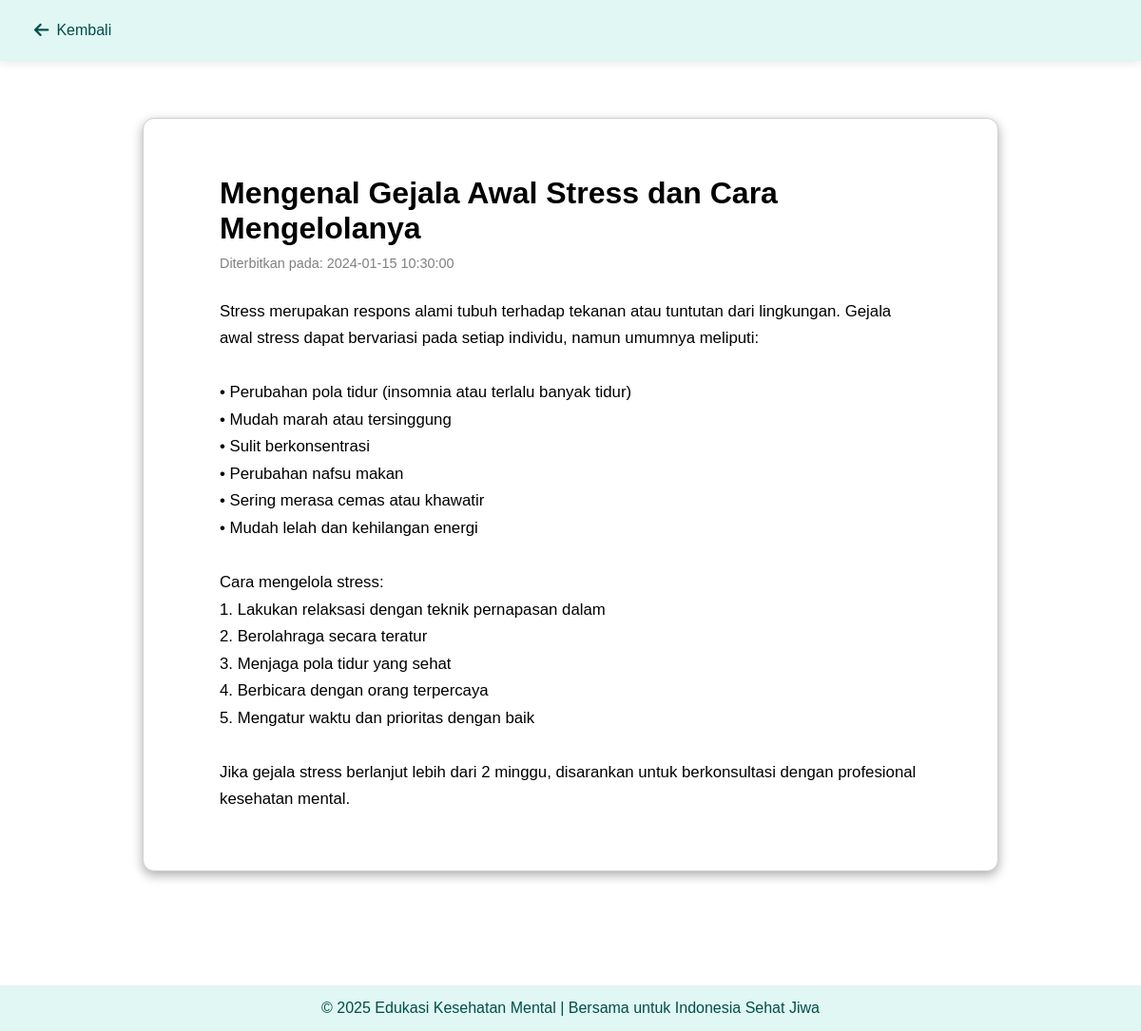
Screenshot of /archive/test.php?id=3 with the database file from the repository.
### tables this page shows
CREATE TABLE `artikel` (
  `artikel_id` int(11) NOT NULL,
  `dokter_id` int(11) DEFAULT NULL,
  `judul` varchar(200) DEFAULT NULL,
  `isi` longtext DEFAULT NULL,
  `tanggal` datetime DEFAULT NULL
);

### archive/test.php (the view, shortened to what this page needs)
 <?php
include 'connection.php';
$artikel_id = $_GET['id'];
$query = mysqli_query($conn, "SELECT * FROM artikel WHERE artikel_id = $artikel_id");
$data = mysqli_fetch_array($query);
?>
<!DOCTYPE html>
<html lang="id">
<head>
    <link rel="stylesheet" href="asset/css/style.css">
    <link rel="stylesheet" href="https://cdnjs.cloudflare.com/ajax/libs/font-awesome/6.4.0/css/all.min.css">
</head>
<body>
    <header class="detail-header">
        <nav class="navbar-simple">
            <a href="edukasi.php" class="back-button">
                <i class="fas fa-arrow-left"></i>
                <span>Kembali</span>
            </a>
        </nav>
    </header>
    <main class="artikel-detail">
        <div class="artikel-container">
            <h1><?= $data['judul'] ?></h1>
            <p class="tanggal">Diterbitkan pada: <?= $data['tanggal'] ?></p>
            <div class="isi-artikel">
                <?= $data['isi'] ?>
            </div>
        </div>
    </main>
    <footer>
        <p>© 2025 Edukasi Kesehatan Mental | Bersama untuk Indonesia Sehat Jiwa</p>
    </footer>
</body>
</html>

### asset/css/style.css (style rules this page uses)
* { margin: 0; padding: 0; box-sizing: border-box; font-family: "Poppins", sans-serif; }
header { background-color: #e0f7f4; box-shadow: 0 2px 5px rgba(0, 0, 0, 0.1); justify-content: right; }
.artikel-container { padding: 60px 80px; background: #fff; margin: 40px auto; max-width: 900px; border-radius: 12px; border: 1px solid #cfcfcf; box-shadow: 0 4px 12px rgba(0, 0, 0, 0.329); }
.artikel-detail { min-height: 440px; padding: 20px; }
.artikel-container h1 { font-size: 2rem; margin-bottom: 10px; }
.artikel-container .tanggal { color: gray; font-size: 0.9rem; }
.isi-artikel { line-height: 1.7; font-size: 1.05rem; white-space: pre-line; }
.detail-header { background-color: #e0f7f4; box-shadow: 0 2px 10px rgba(0, 0, 0, 0.1); position: sticky; top: 0; z-index: 1000; }
.navbar-simple { display: flex; align-items: center; padding: 15px 20px; max-width: 1200px; margin: 0 auto; }
.back-button { display: flex; align-items: center; gap: 8px; text-decoration: none; color: #004d47; font-weight: 500; padding: 8px 16px; border-radius: 6px; transition: all 0.3s ease; }
.back-button i { font-size: 1.1rem; }
.back-button span { font-size: 1rem; }
footer { background-color: #e0f7f4; color: #004d47; text-align: center; padding: 15px; margin-top: 60px; }

### rows the page displays
artikel: judul "Mengenal Gejala Awal Stress dan Cara Mengelolanya", tanggal "2024-01-15 10:30:00", isi "Stress merupakan respons alami tubuh terhadap tekanan atau tuntutan dari lingkungan. Gejala awal stress dapat bervariasi pada setiap individu, namun umumnya meliputi: • Perubahan pola tidur (insomnia atau terlalu banyak tidur) • Mudah marah atau tersinggung • Sulit berkonsentrasi • Perubahan nafsu makan • Sering merasa cemas atau khawatir • Mudah lelah dan kehilangan energi Cara mengelola stress: 1. Lakukan relaksasi dengan teknik pernapasan dalam 2. Berolahraga secara teratur 3. Menjaga pola tidur yang sehat 4. Berbicara dengan orang terpercaya 5. Mengatur waktu dan prioritas dengan baik Jika gejala stress berlanjut lebih dari 2 minggu, disarankan untuk berkonsultasi dengan profesional…"
